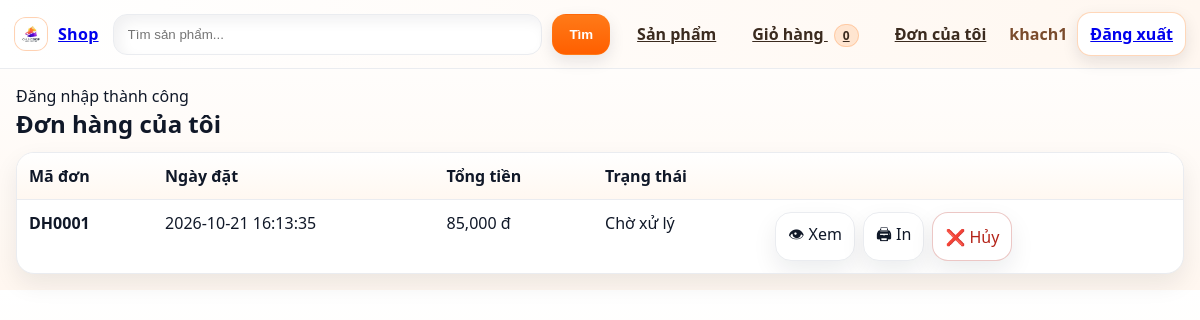
/Orders/Index (signed in), run on the app's committed database.
### tables this page shows
CREATE TABLE donhang (
  madh VARCHAR(20) PRIMARY KEY,
  makh VARCHAR(20) NOT NULL,
  ngaydat DATETIME NOT NULL DEFAULT CURRENT_TIMESTAMP,
  tongtien DECIMAL(14,2) NOT NULL DEFAULT 0,
  trangthai VARCHAR(50) NOT NULL DEFAULT 'Chờ xử lý',
  da_tru_kho TINYINT(1) NOT NULL DEFAULT 0,

  CONSTRAINT fk_dh_kh FOREIGN KEY (makh) REFERENCES khachhang(makh)
    ON UPDATE CASCADE ON DELETE RESTRICT
);

### MVC/Core/Controller.php (called while the page is built, shortened)
<?php
class Controller{
    public function model($model){
        return new $model;
    }
    public function view($view, $data = []){
    extract($data);
    include_once './MVC/Views/'.$view.'.php';
}
}
?>

### MVC/Controllers/Orders.php (called while the page is built, shortened)
<?php
class Orders extends Controller {
  public function Index(){
    $makh = $_SESSION['makh'] ?? '';
    $m = $this->model("DonHangModel");
    $rs = $m->ordersByCustomer($makh);
    $msg = $_SESSION['flash_msg'] ?? null;
    $msgType = $_SESSION['flash_type'] ?? null;
    $this->view("UserMaster", [
      "page" => "orders",
      "rows" => $rs,
      "msg" => $msg,
      "msgType" => $msgType
    ]);
  }
}
?>

### MVC/Core/App.php (called while the page is built, shortened)
<?php
class App{
    protected $action= "Index";
    function __construct(){
        $arr = $this->processURL();
        if (!empty($arr[0])) {
            unset($arr[0]);
        }
        $this->controller = new $controllerClass;
        $requestedAction = $arr[1] ?? $this->action;
        $this->action = $requestedAction;
        unset($arr[1]);
        $this->param = $arr ? array_map('rawurldecode', array_values($arr)) : [];
        call_user_func_array([$this->controller, $this->action], $this->param);
    }
    function processURL(){
        if(isset($_GET['url'])){
            return explode('/', trim((string) $_GET['url'], '/'));
        }
        return [];
    }
}
?>

### index.php (called while the page is built, shortened)
<?php
$app = new App();
?>

### MVC/Core/connectDB.php (called while the page is built, shortened)
<?php
class connectDB {
    function __construct() {
        $this->con = mysqli_connect('localhost', 'root', '', 'qlbanhang');
    }
}
?>

### MVC/Models/DonHangModel.php (called while the page is built, shortened)
<?php
class DonHangModel extends connectDB
{
  public function ordersByCustomer($makh)
  {
    $makh = mysqli_real_escape_string($this->con, $makh);
    $sql = "SELECT dh.*, kh.tenkh
            FROM donhang dh
            JOIN khachhang kh ON dh.makh = kh.makh
            WHERE dh.makh='$makh'
            ORDER BY dh.ngaydat DESC";
    return mysqli_query($this->con, $sql);
  }
}
?>

### MVC/Views/Pages/orders.php (the view)
<?php
$rows = $payload['rows'] ?? null;
?>
<h2 style="margin:0 0 12px">Đơn hàng của tôi</h2>
<table class="table">
  <thead>
    <tr>
      <th>Mã đơn</th>
      <th>Ngày đặt</th>
      <th>Tổng tiền</th>
      <th>Trạng thái</th>
      <th></th>
    </tr>
  </thead>
  <tbody>
    <?php if ($rows && mysqli_num_rows($rows) > 0):
      while ($r = mysqli_fetch_assoc($rows)): ?>
        <tr>
          <td><b><?= htmlspecialchars($r['madh']) ?></b></td>
          <td><?= htmlspecialchars($r['ngaydat']) ?></td>
          <td><?= number_format((float) $r['tongtien']) ?> đ</td>
          <td><?= htmlspecialchars($r['trangthai']) ?></td>
          <td class="actions">
            <a class="btn" href="<?= BASE_URL ?>Orders/Detail/<?= urlencode($r['madh']) ?>">👁 Xem</a>
            <a class="btn" href="<?= BASE_URL ?>Orders/Invoice/<?= urlencode($r['madh']) ?>">🖨 In</a>
            <?php if (($r['trangthai'] ?? '') === 'Chờ xử lý'): ?>
              <a class="btn danger"
                onclick="return confirm('Bạn có chắc muốn hủy đơn <?= htmlspecialchars($r['madh']) ?> không?')"
                href="<?= BASE_URL ?>Orders/Huy/<?= urlencode($r['madh']) ?>">
                ❌ Hủy
              </a>
            <?php endif; ?>
          </td>
        </tr>
      <?php endwhile; else: ?>
      <tr>
        <td colspan="5" style="text-align:center;color:var(--muted)">Chưa có đơn hàng</td>
      </tr>
    <?php endif; ?>
  </tbody>
</table>

### Public/Css/Master.css (style rules this page uses)
:root { --bg: #fff; --panel: #ffffff; --text: #101828; --muted: #667085; --line: #eaecf0; --orange: #ff7a18; --orange2: #ffb36b; --shadow: 0 10px 25px rgba(16, 24, 40, 0.08); --shadow2: 0 6px 16px rgba(16, 24, 40, 0.1); --radius: 18px; --radius2: 14px; --sidebarW: 255px; --sidebarCollapsed: 80px; --trans: 180ms ease; font-family: system-ui, -apple-system, Segoe UI, Roboto, Helvetica, Arial, sans-serif; }
* { box-sizing: border-box; }
body { margin: 0; background: linear-gradient(180deg, #fff, #fff7f0); color: var(--text); }

### Public/Css/pages.css (style rules this page uses)
.btn { display: inline-flex; align-items: center; justify-content: center; gap: 8px; padding: 10px 12px; border-radius: 16px; border: 1px solid var(--line); background: #fff; color: var(--text); text-decoration: none; cursor: pointer; transition: transform 140ms ease, box-shadow 140ms ease, background 140ms ease, border-color 140ms ease; box-shadow: var(--shadow); }
.btn.danger { background: #fff; border-color: rgba(180, 35, 24, 0.25); color: #b42318; }
.table { width: 100%; border-collapse: separate; border-spacing: 0; background: #fff; border: 1px solid var(--line); border-radius: var(--radius); overflow: hidden; box-shadow: var(--shadow); }
.table th, .table td { padding: 12px 12px; border-bottom: 1px solid var(--line); vertical-align: top; }
.table thead th { background: linear-gradient(180deg, #fff, #fff8f1); text-align: left; font-weight: 800; }
.table tbody tr:last-child td { border-bottom: none; }
.actions { display: flex; gap: 8px; flex-wrap: wrap; }

### Public/Css/user.css (style rules this page uses)
:root { --u-orange: var(--orange); }

### data on the page
donhang: madh "DH0001", ngaydat "2026-10-21 16:13:35", tongtien "85,000", trangthai "Chờ xử lý"

### other printed values
$cartCount "0"
$username "khach1"
$_SESSION['flash_success'] "Đăng nhập thành công"
